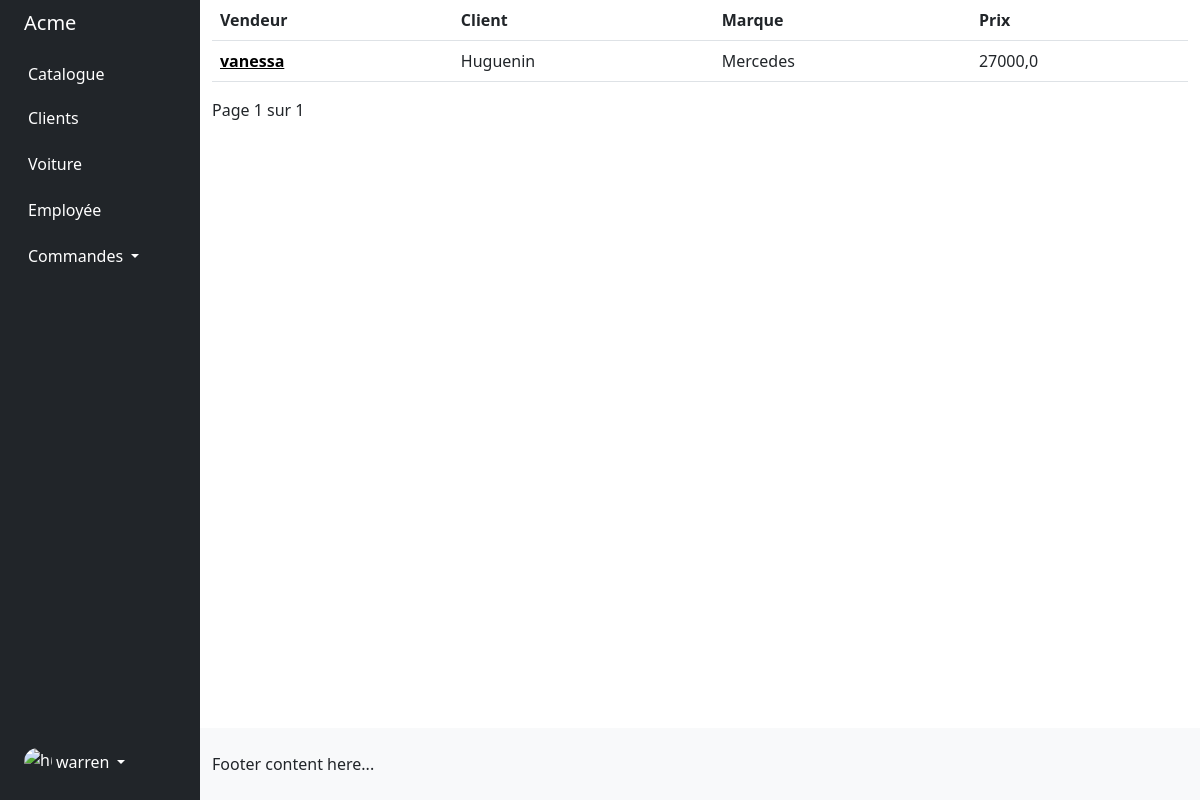
/crm_acme/commandes (signed in), run on an earlier commit of the app's database.
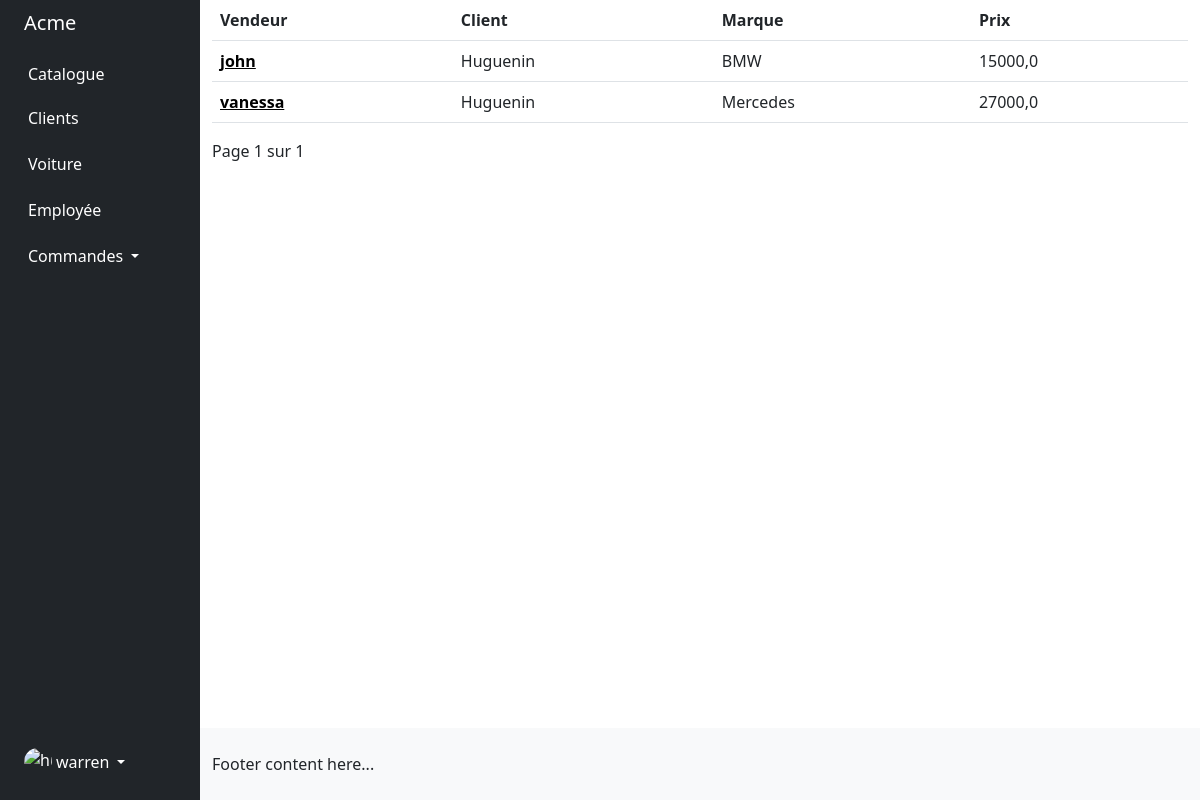
And on a later commit of the database.
### bdd/models/Commande.py (models this page shows)
class Commande(models.Model):
    pk_employee = models.ForeignKey(Employee, on_delete=models.PROTECT)
    pk_client = models.ForeignKey(Client, on_delete=models.PROTECT)
    id_voiture = models.ForeignKey(Voiture, on_delete=models.PROTECT)
    date_commande = models.DateField(verbose_name="Date de validation de la commande", auto_now_add=True)

### bdd/models/Employee.py (models this page shows, shortened)
class Employee(models.Model):
    user = models.OneToOneField(User, on_delete=models.CASCADE)
    no_tel_regex = RegexValidator(
        regex="[0-9]{10}", message="veuillez entrer un numéro de téléphone valide."
    )
    no_tel = models.CharField(validators=[no_tel_regex], max_length=10, blank=True)
    rue = models.CharField(max_length=56, blank=True)
    ville = models.CharField(max_length=56, blank=True)
    code_postale_regex = RegexValidator(
        regex="[0-9]*$", message="veuillez entrer un code postal valide."
    )
    code_postale = models.CharField(max_length=56, blank=True)
    def __str__(self):
        return self.user.username

### bdd/models/Client.py (models this page shows, shortened)
class Client(models.Model):
    date_mise_a_jour = models.DateField(verbose_name="Date de mise à jour", auto_now=True)
    nom = models.CharField(max_length=56)
    prenom = models.CharField(max_length=56)
    email = models.EmailField(max_length=56, unique=True)
    no_tel_regex=RegexValidator(
        regex="[0-9]{10}", message="veuillez entrer un numéro de téléphone valide."
    )
    no_tel = models.CharField(validators=[no_tel_regex], max_length=10)
    rue = models.CharField(max_length=56)
    ville = models.CharField(max_length=56)
    code_postale_regex = RegexValidator(
        regex="[0-9]*$", message="veuillez entrer un code postal valide."
    )
    code_postale = models.CharField(max_length=56)
    date_inscription = models.DateField(verbose_name="Date d'inscription", auto_now_add=True)

### bdd/models/Voiture.py (models this page shows, shortened)
class Voiture(models.Model):
    id_marque = models.ForeignKey(Marque, on_delete=models.PROTECT)
    modele = models.CharField(max_length=56)
    photo = models.ImageField(upload_to="voitures", blank=True, null=True)
    annee = models.IntegerField()
    date_entree = models.DateField(verbose_name="Date d'entrée au catalogue", auto_now_add=True)
    date_sortie = models.DateField(null=True, blank=True)
    pk_acheteur = models.ForeignKey(Employee, null=True, default=None, on_delete=models.CASCADE, related_name="employee")
    prix = models.FloatField()

### bdd/models/Marque.py (models this page shows)
class Marque(models.Model):
    label = models.CharField(max_length=56)

### bdd/views/commande.py (the view)
# urls.py: path('', voiture.index, name="voitures"),
@login_required
def index(request):
    commande_list = Commande.objects.all()
    paginator = Paginator(commande_list.order_by('-date_commande'), 10)
    try:
        page = request.GET.get("page")
        if not page:
            page = 1
        commande_list = paginator.page(page)
    except EmptyPage:
        commande_list = paginator.page(paginator.num_pages())
    return render(request, 'commande/commande_list.html',context={"commande_list": commande_list})

### bdd/Templates/commande/commande_list.html (shortened to what this page needs)
{% extends 'base.html' %}
{% block content %}
<div>
  <table class="table">
    <thead class="thead-dark">
      <tr>
        <th scope="col">Vendeur</th>
        <th scope="col">Client</th>
        <th scope="col">Marque</th>
        <th scope="col">Prix</th>
      </tr>
    </thead>
    <tbody>
    {% for commande in commande_list %}
      <tr>
        <th scope="row"><a href="{% url 'update_commande' commande.id %}" class="text-black">{{ commande.pk_employee }}</a></th>
        <td> {{ commande.pk_client.nom }}</td>
        <td>{{ commande.id_voiture.id_marque.label }}</td>
        <td>{{ commande.id_voiture.prix }}</td>
      </tr>
    {% endfor %}
    </tbody>
  </table>
  <div class="pagination">
    <span class="current">
      Page {{ commande_list.number }} sur {{ commande_list.paginator.num_pages }}
    </span>
  </div>
</div>
{% endblock %}

### bdd/Templates/base.html (shortened to what this page needs)
<!DOCTYPE html>
<html lang="en">
{% load static %}
<head>
    <link href="https://cdn.jsdelivr.net/npm/bootstrap@5.2.0-beta1/dist/css/bootstrap.min.css" rel="stylesheet">
     <link rel="stylesheet" href="https://use.fontawesome.com/releases/v5.15.4/css/all.css"/>
</head>
<body>
<div class="container-fluid overflow-hidden">
    <div class="row vh-100 overflow-auto">
        <div class="col-12 col-sm-3 col-xl-2 px-sm-2 px-0 bg-dark d-flex sticky-top">
            <div class="d-flex flex-sm-column flex-row flex-grow-1 align-items-center align-items-sm-start px-3 pt-2 text-white">
                <a href="{% url 'voitures' %}" class="d-flex align-items-center pb-sm-3 mb-md-0 me-md-auto text-white text-decoration-none">
                    <span class="fs-5">A<span class="d-none d-sm-inline">cme</span></span>
                </a>
                <ul class="nav nav-pills flex-sm-column flex-row flex-nowrap flex-shrink-1 flex-sm-grow-0 flex-grow-1 mb-sm-auto mb-0 justify-content-center align-items-center align-items-sm-start" id="menu">
                    <li class="nav-item">
                        <a href="{% url 'voitures' %}" class="nav-link px-sm-0 px-2 text-white">
                            <span class="ms-1 d-none d-sm-inline">Catalogue</span>
                        </a>
                    </li>
                     <li>
                        <a href="{% url 'clients' %}" class="nav-link px-sm-0 px-2 text-white">
                            <span class="ms-1 d-none d-sm-inline">Clients</span>
                        </a>
                    </li>
                    <li>
                        <a href="{% url 'create_voiture' %}" class="nav-link px-sm-0 px-2 text-white">
                            <span class="ms-1 d-none d-sm-inline">Voiture</span>
                        </a>
                    </li>
                    <li>
                        <a href="{% url 'employees' %}" class="nav-link px-sm-0 px-2 text-white">
                            <span class="ms-1 d-none d-sm-inline">Employée</span>
                        </a>
                    </li>
                    <li class="dropdown">
                        <a href="#" class="nav-link dropdown-toggle px-sm-0 px-1 text-white" id="dropdown" data-bs-toggle="dropdown" aria-expanded="false">
                            <span class="ms-1 d-none d-sm-inline">Commandes</span>
                        </a>
                    </li>
                </ul>
                <div class="dropdown py-sm-4 mt-sm-auto ms-auto ms-sm-0 flex-shrink-1">
                    <a href="#" class="d-flex align-items-center text-white text-decoration-none dropdown-toggle" id="dropdownUser1" data-bs-toggle="dropdown" aria-expanded="false">
                        <img src="https://github.com/mdo.png" alt="hugenerd" width="28" height="28" class="rounded-circle">
                        <span class="d-none d-sm-inline mx-1">{{ user.username }}</span>
                    </a>
                </div>
            </div>
        </div>
        <div class="col d-flex flex-column h-sm-100">
            <main class="row overflow-auto">
                    {% block content %}{% endblock %}
            </main>
            <footer class="row bg-light py-4 mt-auto">
                <div class="col"> Footer content here... </div>
            </footer>
        </div>
    </div>
</div>
</body>
</html>

What changed in the data, as far as the page shows it:
added Commande: pk_employee "john", pk_client.nom "Huguenin", id_voiture.id_marque.label "BMW", id_voiture.prix "15000,0"
